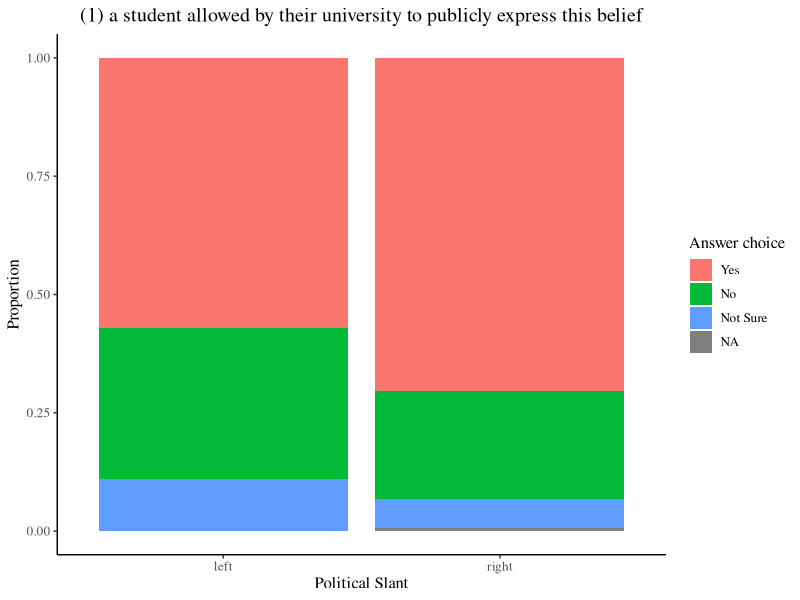
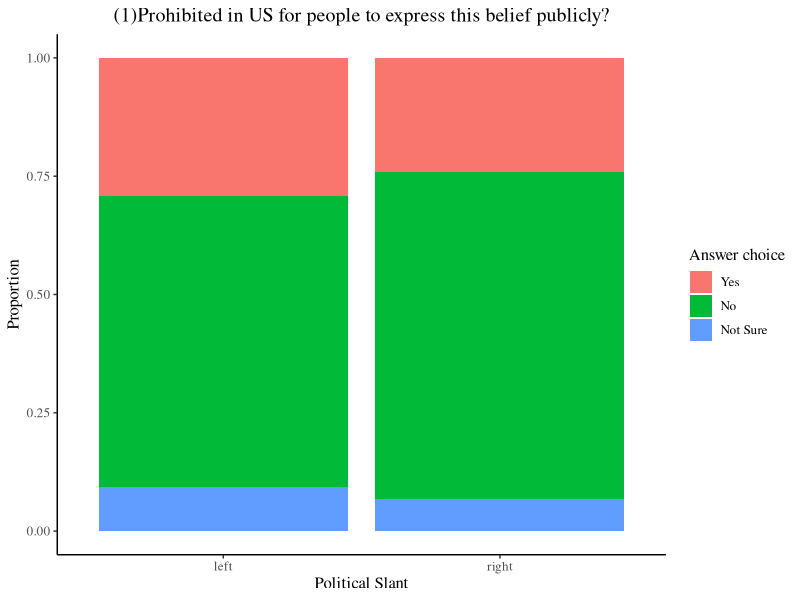
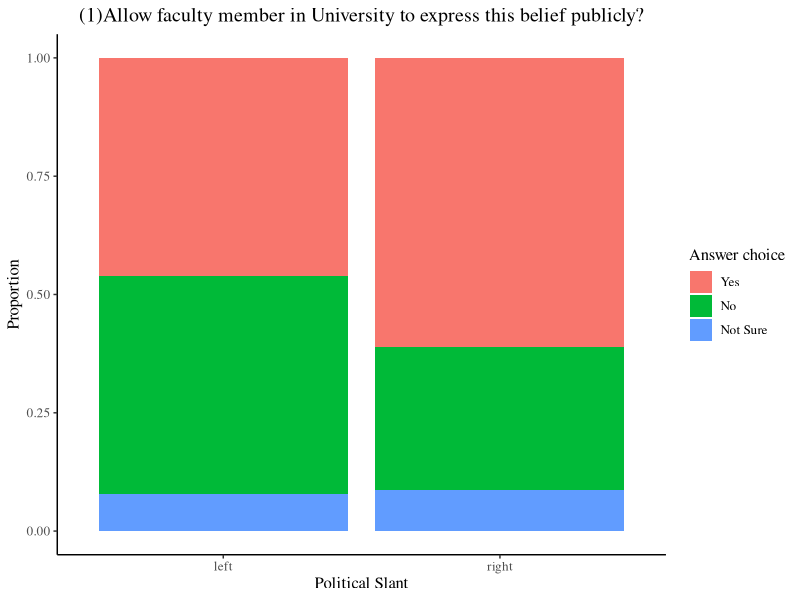
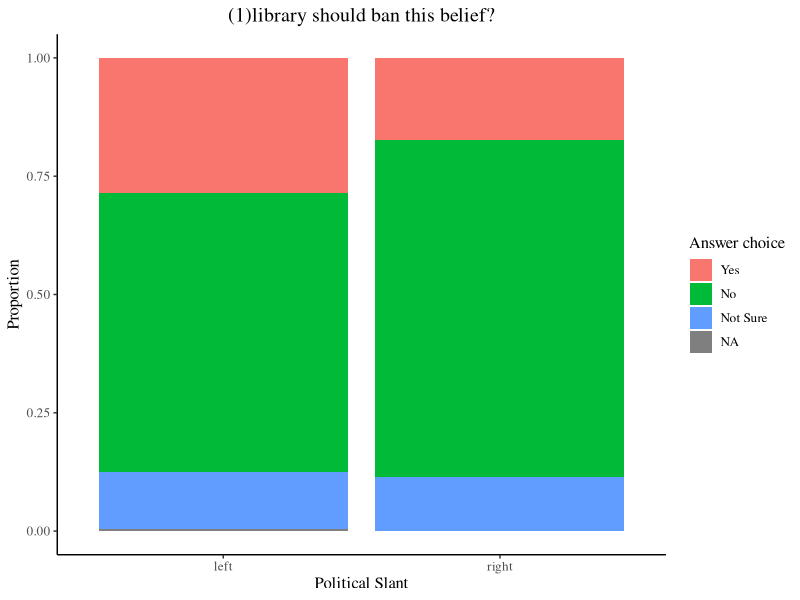
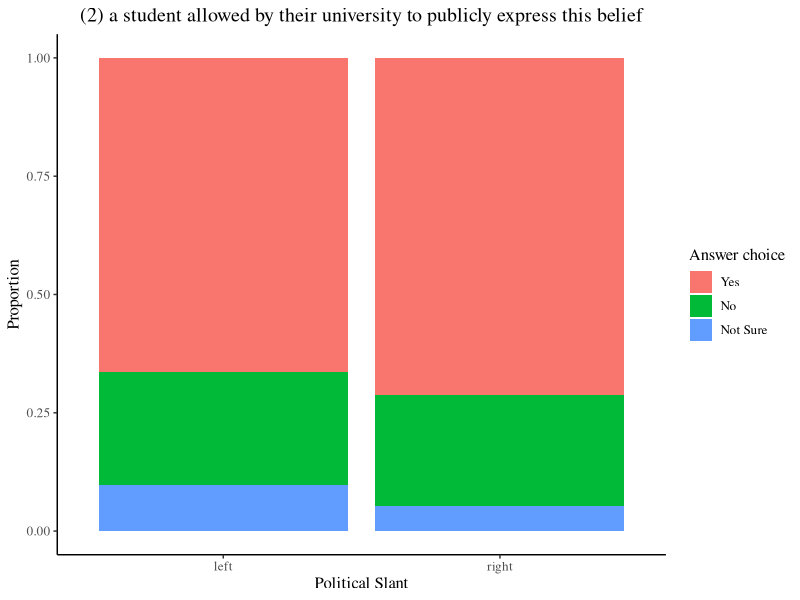
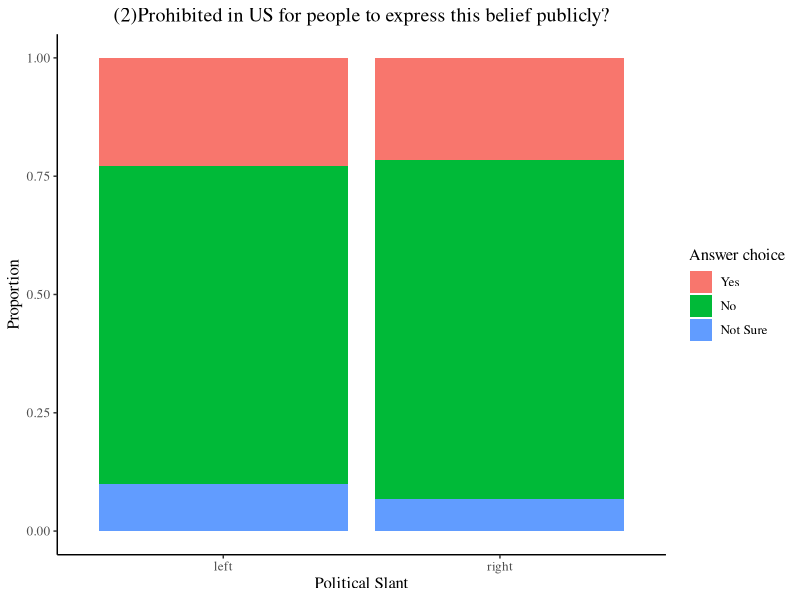
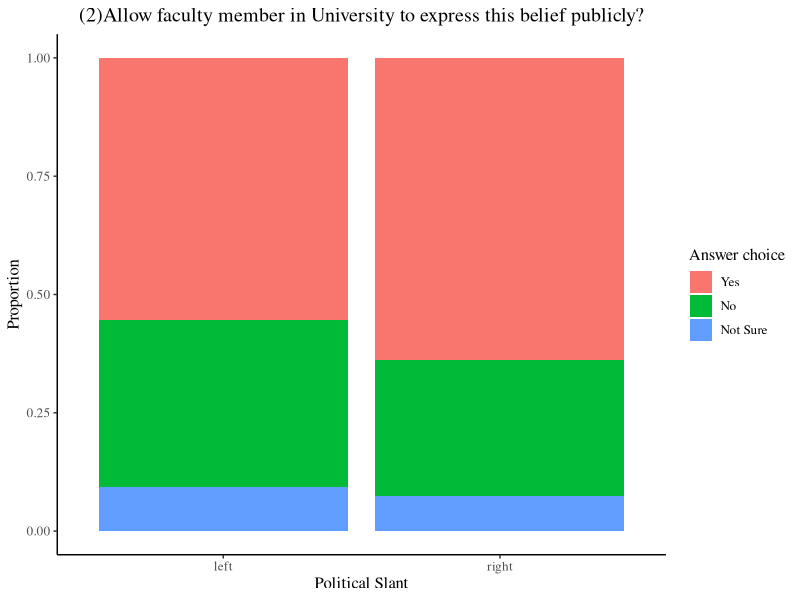
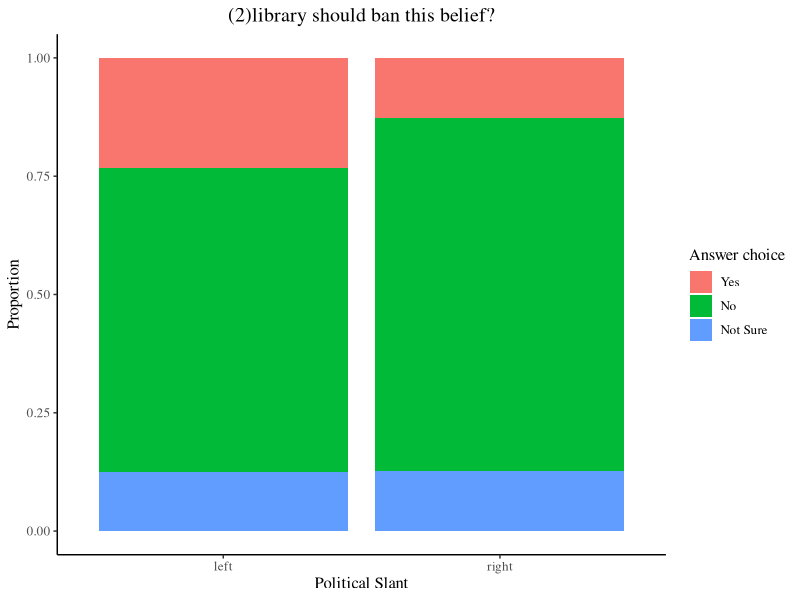

R code for these plots, in order:
## ---- chunk 1
#Load data
library(tidyverse)
Dat <- read.csv("FreeSpeech.csv",TRUE)
#Only keep participants who consent to participate
Dat1 <- Dat %>% filter(Consent == "1") 
#Delete the participants' data that fail the attention checks
Dat_attention_check_passed <- Dat1 %>% filter(Attention1 == 1)
## ---- chunk 2
Dat_filtered <- Dat_attention_check_passed %>% filter( Ideology != 9 | PoliticalParty!= 9)
Dat_filtered <- Dat_filtered %>% mutate(politicalslant = Ideology+PoliticalParty)
Dat_filtered <- Dat_filtered %>% filter(politicalslant != 0)
Dat_filtered$Political_Slant<-ifelse(Dat_filtered$politicalslant > 0,"right","left")
## ---- chunk 3

Dat_filtered$X1.Prohibited = recode_factor(Dat_filtered$X1.Prohibited,"1"= "Yes","2" = "No","3" = "Not Sure")
Dat_filtered$X1.StudentAllow = recode_factor(Dat_filtered$X1.StudentAllow,"1"= "Yes","2" = "No","3" = "Not Sure")
Dat_filtered$X1.FacultyAllow = recode_factor(Dat_filtered$X1.FacultyAllow,"1"= "Yes","2" = "No","3" = "Not Sure")
Dat_filtered$X1.LibraryAllow= recode_factor(Dat_filtered$X1.LibraryAllow,"1"= "Yes","2" = "No","3" = "Not Sure")
Dat_filtered$X2.Prohibited = recode_factor(Dat_filtered$X2.Prohibited,"1"= "Yes","2" = "No","3" = "Not Sure")
Dat_filtered$X2.StudentAllow = recode_factor(Dat_filtered$X2.StudentAllow,"1"= "Yes","2" = "No","3" = "Not Sure")
Dat_filtered$X2.FacultyAllow = recode_factor(Dat_filtered$X2.FacultyAllow,"1"= "Yes","2" = "No","3" = "Not Sure")
Dat_filtered$X2.LibraryAllow= recode_factor(Dat_filtered$X2.LibraryAllow,"1"= "Yes","2" = "No","3" = "Not Sure") 

## ---- chunk 4
#Chi_Square
chisq.test(Dat_filtered$Political_Slant,Dat_filtered$X1.StudentAllow)

#Stacked
ggplot(Dat_filtered, aes(Political_Slant, fill=X1.StudentAllow)) + 
  geom_bar(position="fill")+theme (plot.title = element_text(hjust = 0.5),text = element_text(family = "serif", size = 12),panel.grid.major = element_blank(), panel.grid.minor = element_blank(),panel.background = element_blank(), axis.line = element_line(colour = "black"))+
ggtitle(" (1) a student allowed by their university to publicly express this belief ")+labs(y = "Proportion", x = "Political Slant",fill = "Answer choice")

# bar dodged
#ggplot(Dat_filtered, aes(Political_Slant, fill=X1.StudentAllow)) + 
  #geom_bar(position="dodge")

## ---- chunk 5
#Chi_Square
chisq.test(Dat_filtered$Political_Slant,Dat_filtered$X1.Prohibited)
  
# stacked
ggplot(Dat_filtered, aes(Political_Slant, fill=X1.Prohibited)) + 
  geom_bar(position="fill")+theme(plot.title = element_text(hjust = 0.5),text = element_text(family = "serif",size = 12),panel.grid.major = element_blank(), panel.grid.minor =element_blank(),panel.background = element_blank(), axis.line = element_line(colour = "black"))+
ggtitle("(1)Prohibited in US for people to express this belief publicly?")+labs(y = "Proportion", x = "Political Slant",fill = "Answer choice")

# bar dodged
#ggplot(Dat_filtered, aes(Political_Slant, fill=X1.StudentAllow)) + 
  #geom_bar(position="dodge")

## ---- chunk 6
chisq.test(Dat_filtered$Political_Slant,Dat_filtered$X1.FacultyAllow)
  
# stacked
ggplot(Dat_filtered, aes(Political_Slant, fill=X1.FacultyAllow)) + 
  geom_bar(position="fill")+theme(plot.title = element_text(hjust = 0.5),text = element_text(family = "serif",size = 12),panel.grid.major = element_blank(), panel.grid.minor =element_blank(),panel.background = element_blank(), axis.line = element_line(colour = "black"))+
ggtitle("(1)Allow faculty member in University to express this belief publicly?")+labs(y = "Proportion", x = "Political Slant",fill = "Answer choice")

# bar dodged
#ggplot(Dat_filtered, aes(Political_Slant, fill=X1.StudentAllow)) + 
  #geom_bar(position="dodge")

## ---- chunk 7
chisq.test(Dat_filtered$Political_Slant,Dat_filtered$X1.LibraryAllow)
  
# stacked
ggplot(Dat_filtered, aes(Political_Slant, fill=X1.LibraryAllow)) + 
  geom_bar(position="fill")+theme(plot.title = element_text(hjust = 0.5),text = element_text(family = "serif",size = 12),panel.grid.major = element_blank(), panel.grid.minor =element_blank(),panel.background = element_blank(), axis.line = element_line(colour = "black"))+
ggtitle("(1)library should ban this belief?")+labs(y = "Proportion", x = "Political Slant",fill = "Answer choice")

# bar dodged
#ggplot(Dat_filtered, aes(Political_Slant, fill=X1.StudentAllow)) + 
  #geom_bar(position="dodge")

## ---- chunk 8
chisq.test(Dat_filtered$Political_Slant,Dat_filtered$X2.StudentAllow)
  
# stacked
ggplot(Dat_filtered, aes(Political_Slant, fill=X2.StudentAllow)) + 
  geom_bar(position="fill")+theme (plot.title = element_text(hjust = 0.5),text = element_text(family = "serif", size = 12),panel.grid.major = element_blank(), panel.grid.minor = element_blank(),panel.background = element_blank(), axis.line = element_line(colour = "black"))+ggtitle("(2) a student allowed by their university to publicly express this belief")+labs(y ="Proportion", x = "Political Slant",fill = "Answer choice")

# bar dodged
#ggplot(Dat_filtered, aes(Political_Slant, fill=X1.StudentAllow)) + 
  #geom_bar(position="dodge")

## ---- chunk 9
chisq.test(Dat_filtered$Political_Slant,Dat_filtered$X2.Prohibited)
  
# stacked
ggplot(Dat_filtered, aes(Political_Slant, fill=X2.Prohibited)) + 
  geom_bar(position="fill")+theme(plot.title = element_text(hjust = 0.5),text = element_text(family = "serif",size = 12),panel.grid.major = element_blank(), panel.grid.minor =element_blank(),panel.background = element_blank(), axis.line = element_line(colour = "black"))+
ggtitle("(2)Prohibited in US for people to express this belief publicly?")+labs(y = "Proportion", x = "Political Slant",fill = "Answer choice")

# bar dodged
#ggplot(Dat_filtered, aes(Political_Slant, fill=X1.StudentAllow)) + 
  #geom_bar(position="dodge")

## ---- chunk 10

chisq.test(Dat_filtered$Political_Slant,Dat_filtered$X2.FacultyAllow)
# stacked
ggplot(Dat_filtered, aes(Political_Slant, fill=X2.FacultyAllow)) + 
  geom_bar(position="fill")+
  theme(plot.title = element_text(hjust = 0.5),text = element_text(family = "serif",size = 12),panel.grid.major = element_blank(), panel.grid.minor =element_blank(),panel.background = element_blank(), axis.line = element_line(colour = "black"))+
ggtitle("(2)Allow faculty member in University to express this belief publicly?")+labs(y = "Proportion", x = "Political Slant",fill = "Answer choice")

# bar dodged
#ggplot(Dat_filtered, aes(Political_Slant, fill=X1.StudentAllow)) + 
  #geom_bar(position="dodge")

## ---- chunk 11

chisq.test(Dat_filtered$Political_Slant,Dat_filtered$X2.LibraryAllow)
# stacked
ggplot(Dat_filtered, aes(Political_Slant, fill=X2.LibraryAllow)) + 
  geom_bar(position="fill")+theme(plot.title = element_text(hjust = 0.5),text = element_text(family = "serif",size = 12),panel.grid.major = element_blank(), panel.grid.minor =element_blank(),panel.background = element_blank(), axis.line = element_line(colour = "black"))+
ggtitle("(2)library should ban this belief?")+labs(y = "Proportion", x = "Political Slant",fill = "Answer choice")

# bar dodged
#ggplot(Dat_filtered, aes(Political_Slant, fill=X1.StudentAllow)) + 
  #geom_bar(position="dodge")

## ---- chunk 12
#Recode Gender numeric value into gender category
Dat_filtered$Gender= recode_factor(Dat_filtered$Gender,"1"= "Male","2" = "Female")

## ---- chunk 13
#Chi_Square
chisq.test(Dat_filtered$Gender,Dat_filtered$X1.StudentAllow)

#Stacked
ggplot(Dat_filtered, aes(Gender, fill=X1.StudentAllow)) + 
  geom_bar(position="fill")+theme (plot.title = element_text(hjust = 0.5),text = element_text(family = "serif", size = 12),panel.grid.major = element_blank(), panel.grid.minor = element_blank(),panel.background = element_blank(), axis.line = element_line(colour = "black"))+
ggtitle("(1) a student allowed by their university to publicly express this belief(Gender)")+labs(y = "Proportion", x = "Gender",fill = "Answer choice")

# bar dodged
#ggplot(Dat_filtered, aes(Political_Slant, fill=X1.StudentAllow)) + 
  #geom_bar(position="dodge")

## ---- chunk 14
#Chi_Square
chisq.test(Dat_filtered$Gender,Dat_filtered$X1.Prohibited)
  
# stacked
ggplot(Dat_filtered, aes(Gender, fill=X1.Prohibited)) + 
  geom_bar(position="fill")+theme(plot.title = element_text(hjust = 0.5),text = element_text(family = "serif",size = 12),panel.grid.major = element_blank(), panel.grid.minor =element_blank(),panel.background = element_blank(), axis.line = element_line(colour = "black"))+
ggtitle("(1) prohibited in US for people to express this belief publicly?")+labs(y = "Proportion", x = "Gender",fill = "Answer choice")

# bar dodged
#ggplot(Dat_filtered, aes(Political_Slant, fill=X1.StudentAllow)) + 
  #geom_bar(position="dodge")

## ---- chunk 15
chisq.test(Dat_filtered$Gender,Dat_filtered$X1.FacultyAllow)
  
# stacked
ggplot(Dat_filtered, aes(Gender, fill=X1.FacultyAllow)) + 
  geom_bar(position="fill")+theme(plot.title = element_text(hjust = 0.5),text = element_text(family = "serif",size = 12),panel.grid.major = element_blank(), panel.grid.minor =element_blank(),panel.background = element_blank(), axis.line = element_line(colour = "black"))+
ggtitle("(1)Allow faculty member in University to express this belief publicly?")+labs(y = "Proportion", x = "Gender",fill = "Answer choice")

# bar dodged
#ggplot(Dat_filtered, aes(Political_Slant, fill=X1.StudentAllow)) + 
  #geom_bar(position="dodge")

## ---- chunk 16
chisq.test(Dat_filtered$Gender,Dat_filtered$X1.LibraryAllow)
  
# stacked
ggplot(Dat_filtered, aes(Gender, fill=X1.LibraryAllow)) + 
  geom_bar(position="fill")+theme(plot.title = element_text(hjust = 0.5),text = element_text(family = "serif",size = 12),panel.grid.major = element_blank(), panel.grid.minor =element_blank(),panel.background = element_blank(), axis.line = element_line(colour = "black"))+
ggtitle("(1)library should ban this belief?")+labs(y = "Proportion", x = "Gender",fill = "Answer choice")

# bar dodged
#ggplot(Dat_filtered, aes(Political_Slant, fill=X1.StudentAllow)) + 
  #geom_bar(position="dodge")

## ---- chunk 17
chisq.test(Dat_filtered$Gender,Dat_filtered$X2.StudentAllow)
  
# stacked
ggplot(Dat_filtered, aes(Gender, fill=X2.StudentAllow)) + 
  geom_bar(position="fill")+theme (plot.title = element_text(hjust = 0.5),text = element_text(family = "serif", size = 12),panel.grid.major = element_blank(), panel.grid.minor = element_blank(),panel.background = element_blank(), axis.line = element_line(colour = "black"))+ggtitle("(2) a student allowed by their university to publicly express this belief")+labs(y ="Proportion", x = "Gender",fill = "Answer choice")

# bar dodged
#ggplot(Dat_filtered, aes(Political_Slant, fill=X1.StudentAllow)) + 
  #geom_bar(position="dodge")

## ---- chunk 18
chisq.test(Dat_filtered$Gender,Dat_filtered$X2.Prohibited)
  
# stacked
ggplot(Dat_filtered, aes(Gender, fill=X2.Prohibited)) + 
  geom_bar(position="fill")+theme(plot.title = element_text(hjust = 0.5),text = element_text(family = "serif",size = 12),panel.grid.major = element_blank(), panel.grid.minor =element_blank(),panel.background = element_blank(), axis.line = element_line(colour = "black"))+
ggtitle("(2)Prohibited in US for people to express this belief publicly?")+labs(y = "Proportion", x = "Gender",fill = "Answer choice")

# bar dodged
#ggplot(Dat_filtered, aes(Political_Slant, fill=X1.StudentAllow)) + 
  #geom_bar(position="dodge")

## ---- chunk 19

chisq.test(Dat_filtered$Gender,Dat_filtered$X2.FacultyAllow)
# stacked
ggplot(Dat_filtered, aes(Gender, fill=X2.FacultyAllow)) + 
  geom_bar(position="fill")+
  theme(plot.title = element_text(hjust = 0.5),text = element_text(family = "serif",size = 12),panel.grid.major = element_blank(), panel.grid.minor =element_blank(),panel.background = element_blank(), axis.line = element_line(colour = "black"))+
ggtitle("(2)Allow faculty member in University to express this belief publicly?")+labs(y = "Proportion", x = "Political Slant",fill = "Answer choice")

# bar dodged
#ggplot(Dat_filtered, aes(Political_Slant, fill=X1.StudentAllow)) + 
  #geom_bar(position="dodge")

## ---- chunk 20

chisq.test(Dat_filtered$Gender,Dat_filtered$X2.LibraryAllow)
# stacked
ggplot(Dat_filtered, aes(Gender, fill=X2.LibraryAllow)) + 
  geom_bar(position="fill")+theme(plot.title = element_text(hjust = 0.5),text = element_text(family = "serif",size = 12),panel.grid.major = element_blank(), panel.grid.minor =element_blank(),panel.background = element_blank(), axis.line = element_line(colour = "black"))+
ggtitle("(2)library should ban this belief?")+labs(y = "Proportion", x = "Gender",fill = "Answer choice")

# bar dodged
#ggplot(Dat_filtered, aes(Political_Slant, fill=X1.StudentAllow)) + 
  #geom_bar(position="dodge")

